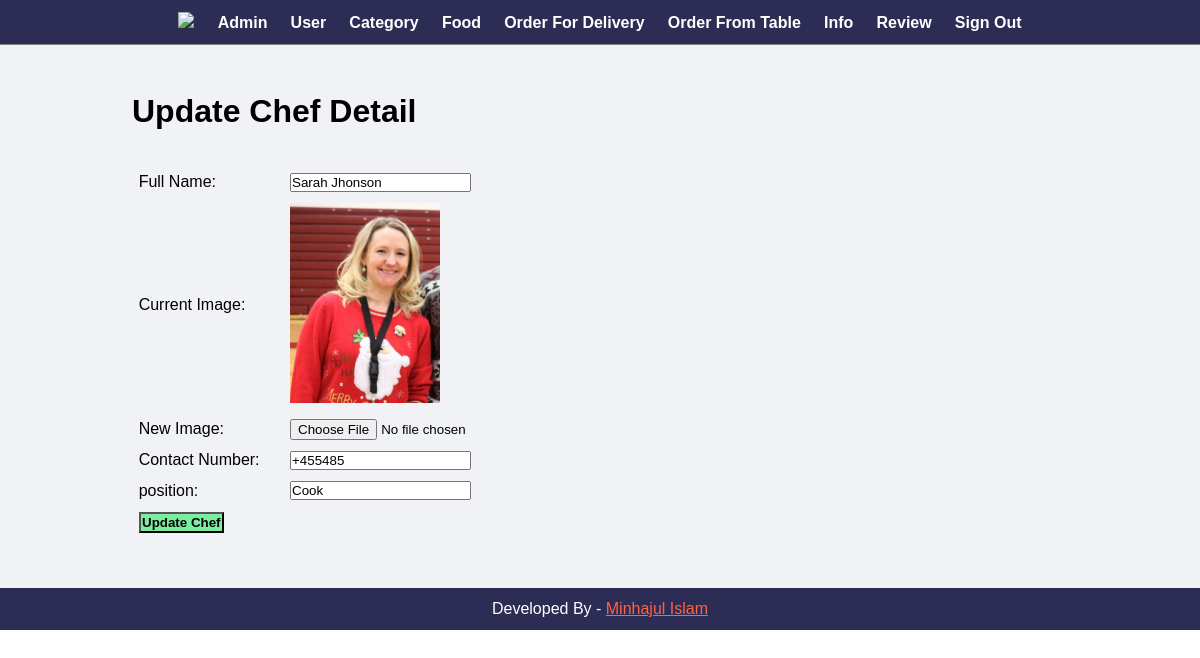
The page /admin/update-chef.php?id=1 (signed in) on the database its author committed.
### tables this page shows
CREATE TABLE `table_chef` (
  `id` int(11) UNSIGNED NOT NULL,
  `full_name` varchar(100) NOT NULL,
  `image_name` varchar(255) NOT NULL,
  `contact_number` varchar(15) NOT NULL,
  `email` varchar(50) NOT NULL,
  `position` varchar(50) NOT NULL
);

### admin/update-chef.php (the view, shortened to what this page needs)
<?php include('hd-ft/header.php'); ?>
<div class="manage">
    <div class="wrapper">
        <h1>Update Chef Detail</h1>
        <br><br>
        <?php
            if(isset($_GET['id']))
            {
                $id = $_GET['id'];
                $sql = "SELECT * FROM table_chef WHERE id=$id";
                $res = mysqli_query($conn, $sql);
                $count = mysqli_num_rows($res);
                if($count==1)
                {
                    $row = mysqli_fetch_assoc($res);
                    $full_name = $row['full_name'];
                    $current_image = $row['image_name'];
                    $contact_number = $row['contact_number'];
                    $position = $row['position'];
                }
                else
                {
                    $_SESSION['no-category-found'] = "<div class='error'>Category not Found.</div>";
                    header('location:'.SITEURL.'admin/control-chef.php');
                }
            }
            else
            {
                header('location:'.SITEURL.'admin/control-chef.php');
            }
        ?>
        <form action="" method="POST" enctype="multipart/form-data">
            <table class="table-30">
                <tr>
                    <td>Full Name: </td>
                    <td>
                        <input type="text" name="full_name" value="<?php echo $full_name; ?>">
                    </td>
                </tr>
                <tr>
                    <td>Current Image: </td>
                    <td>
                        <?php
                            if($current_image != "")
                            {
                                ?>
                                <img src="<?php echo SITEURL; ?>images/chef/<?php echo $current_image; ?>" width="150px">
                                <?php
                            }
                            else
                            {
                                echo "<div class='error'>Image Not Added.</div>";
                            }
                        ?>
                    </td>
                </tr>
                <tr>
                    <td>New Image: </td>
                    <td>
                        <input type="file" name="image">
                    </td>
                </tr>
                <tr>
                    <td>Contact Number: </td>
                    <td>
                        <input type="text" name="contact_number" value="<?php echo $contact_number; ?>">
                    </td>
                </tr>
                <tr>
                    <td>position: </td>
                    <td>
                        <input type="text" name="position" value="<?php echo $position; ?>">
                    </td>
                </tr>
                <tr>
                    <td>
                        <input type="submit" name="submit" value="Update Chef" class="btn-update">
                    </td>
                </tr>
            </table>
        </form>
    </div>
</div>
<?php include('hd-ft/footer.php'); ?>

### css/back-end.css (style rules this page uses)
* { margin: 0; padding: 0; font-family: Arial, Helvetica, sans-serif; }
.wrapper { padding: 1%; width: 80%; margin: 0 auto; }
.table-30 { width: 50%; }
table tr td { padding: 1%; }
.btn-update { background-color: #7bed9f; padding: 1%; color: black; text-decoration: none; font-weight: bold; }
.manage { background-color: #f1f2f6; padding: 3% 0; }
* { margin: 0; padding: 0; box-sizing: border-box; }

### rows shown on the page
table_chef: full_name "Sarah Jhonson", image_name (picture), contact_number "+455485", position "Cook"
